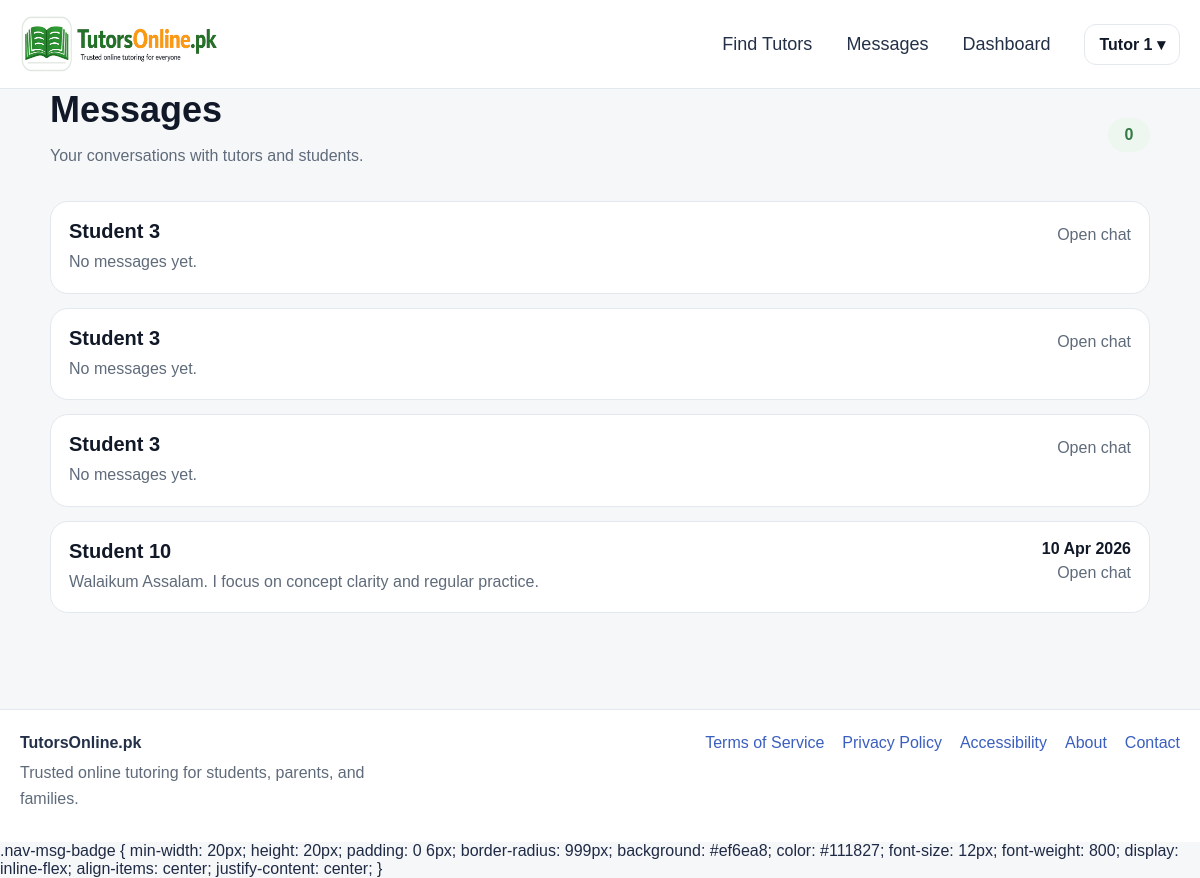
Screenshot of /messages (signed in) with the database file from the repository.
### app.py (models this page shows, shortened)
class User(UserMixin, db.Model):
    id = db.Column(db.Integer, primary_key=True)
    email = db.Column(db.String(120), unique=True, nullable=False)
    password_hash = db.Column(db.String(255), nullable=False)
    role = db.Column(db.String(20), nullable=False, default="student")
    full_name = db.Column(db.String(120), nullable=False)
    public_name = db.Column(db.String(120), nullable=False)
    qualification = db.Column(db.String(120), default="")
    subjects = db.Column(db.String(255), default="")
    class_levels = db.Column(db.String(255), default="")
    experience_years = db.Column(db.Integer, default=0)
    bio = db.Column(db.Text, default="")
    degree_title = db.Column(db.String(255), default="")
    degree_major = db.Column(db.String(255), default="")
    degree_institution = db.Column(db.String(255), default="")
    degree_year = db.Column(db.String(50), default="")
    degree_grade = db.Column(db.String(50), default="")
    previous_path_choice = db.Column(db.String(50), default="")
    mphil_title = db.Column(db.String(255), default="")
    mphil_major = db.Column(db.String(255), default="")
    mphil_institution = db.Column(db.String(255), default="")
    mphil_year = db.Column(db.String(50), default="")
    mphil_grade = db.Column(db.String(50), default="")
    mphil_additional_note = db.Column(db.String(255), default="")
    masters_title = db.Column(db.String(255), default="")
    masters_major = db.Column(db.String(255), default="")
    masters_institution = db.Column(db.String(255), default="")
    masters_year = db.Column(db.String(50), default="")
    masters_grade = db.Column(db.String(50), default="")
    masters_additional_note = db.Column(db.String(255), default="")
    bachelor_title = db.Column(db.String(255), default="")
    bachelor_major = db.Column(db.String(255), default="")
    bachelor_institution = db.Column(db.String(255), default="")
    bachelor_year = db.Column(db.String(50), default="")
    bachelor_grade = db.Column(db.String(50), default="")
    bachelor_additional_note = db.Column(db.String(255), default="")
    inter_program = db.Column(db.String(100), default="")
    inter_institution = db.Column(db.String(255), default="")
    inter_grade = db.Column(db.String(50), default="")
    inter_year = db.Column(db.String(50), default="")
    matric_program = db.Column(db.String(100), default="")
    matric_institution = db.Column(db.String(255), default="")
    matric_grade = db.Column(db.String(50), default="")
    matric_year = db.Column(db.String(50), default="")
    gender = db.Column(db.String(50), default="")
    city = db.Column(db.String(120), default="")
    main_subject = db.Column(db.String(120), default="")
    additional_subjects = db.Column(db.String(255), default="")
    student_level = db.Column(db.String(120), default="")
    student_subject_needed = db.Column(db.String(120), default="")
    preferred_tutor_gender = db.Column(db.String(50), default="")
    learning_mode = db.Column(db.String(50), default="")
    teaching_mode = db.Column(db.String(50), default="")
    hourly_rate = db.Column(db.Integer, default=0)
    mobile_number = db.Column(db.String(40), default="")
    cnic_number = db.Column(db.String(40), default="")
    profile_image = db.Column(db.String(255), default="")
    degree_file = db.Column(db.String(255), default="")
    additional_qualification_level = db.Column(db.String(80), default="")
    additional_qualification_title = db.Column(db.String(255), default="")
    additional_qualification_major = db.Column(db.String(255), default="")
    additional_qualification_institution = db.Column(db.String(255), default="")
    additional_qualification_year = db.Column(db.String(50), default="")
    additional_qualification_grade = db.Column(db.String(50), default="")
    additional_qualification_file = db.Column(db.String(255), default="")
    demo_video_url = db.Column(db.String(255), default="")
    demo_video_file = db.Column(db.String(255), default="")
    modest_profile = db.Column(db.Boolean, default=False)
    audio_only = db.Column(db.Boolean, default=False)
    is_active_user = db.Column(db.Boolean, default=True)
    is_verified_tutor = db.Column(db.Boolean, default=False)
    profile_stage = db.Column(db.String(40), default="basic_complete")
    verification_submitted_at = db.Column(db.DateTime)
    approved_at = db.Column(db.DateTime)
    rejected_at = db.Column(db.DateTime)
    admin_review_note = db.Column(db.Text, default="")
    is_public_tutor = db.Column(db.Boolean, default=False)
    tutor_category = db.Column(db.String(80), default="")
    bonus_credits = db.Column(db.Integer, default=0)
    total_earnings_pkr = db.Column(db.Integer, default=0)
    monthly_earnings_pkr = db.Column(db.Integer, default=0)
    sessions_completed = db.Column(db.Integer, default=0)
    rating_avg = db.Column(db.Float, default=0.0)
    rating_count = db.Column(db.Integer, default=0)
    credits_balance = db.Column(db.Integer, default=0)
    pending_payout_pkr = db.Column(db.Integer, default=0)
    payout_method = db.Column(db.String(30), default="bank")
    payout_account_title = db.Column(db.String(120), default="")
    payout_account_number = db.Column(db.String(120), default="")
    payout_iban = db.Column(db.String(64), default="")
    created_at = db.Column(db.DateTime, default=datetime.utcnow)
    bookings_as_student = db.relationship(
        "Booking",
        backref="student",
        lazy=True,
        foreign_keys="Booking.student_id",
    )
    bookings_as_tutor = db.relationship(
        "Booking",
        backref="tutor",
        lazy=True,
        foreign_keys="Booking.tutor_id",
    )
    @property
    def is_active(self):
        return self.is_active_user

class Conversation(db.Model):
    id = db.Column(db.Integer, primary_key=True)
    student_id = db.Column(db.Integer, db.ForeignKey("user.id"), nullable=False)
    tutor_id = db.Column(db.Integer, db.ForeignKey("user.id"), nullable=False)
    booking_id = db.Column(db.Integer, db.ForeignKey("booking.id"), nullable=True)
    created_at = db.Column(db.DateTime, default=datetime.utcnow)
    updated_at = db.Column(
        db.DateTime,
        default=datetime.utcnow,
        onupdate=datetime.utcnow
    )
    student = db.relationship("User", foreign_keys=[student_id], backref="student_conversations")
    tutor = db.relationship("User", foreign_keys=[tutor_id], backref="tutor_conversations")
    booking = db.relationship("Booking", backref="conversation")

class Message(db.Model):
    id = db.Column(db.Integer, primary_key=True)
    conversation_id = db.Column(
        db.Integer,
        db.ForeignKey("conversation.id"),
        nullable=False
    )
    sender_id = db.Column(db.Integer, db.ForeignKey("user.id"), nullable=False)
    body = db.Column(db.Text, nullable=False)
    is_read = db.Column(db.Boolean, default=False)
    created_at = db.Column(db.DateTime, default=datetime.utcnow)
    conversation = db.relationship(
        "Conversation",
        backref=db.backref(
            "messages",
            lazy=True,
            order_by="Message.created_at.asc()"
        )
    )
    sender = db.relationship("User")

### app.py (the view)
@app.route("/messages")
@login_required
def messages_inbox():
    if current_user.role not in ["student", "tutor", "admin"]:
        flash("Messaging is not available for this account.", "danger")
        return redirect(url_for("dashboard"))
    if current_user.role == "student":
        conversations = (
            Conversation.query
            .filter_by(student_id=current_user.id)
            .order_by(Conversation.updated_at.desc())
            .all()
        )
    elif current_user.role == "tutor":
        conversations = (
            Conversation.query
            .filter_by(tutor_id=current_user.id)
            .order_by(Conversation.updated_at.desc())
            .all()
        )
    else:
        conversations = []
    unread_count = 0
    for convo in conversations:
        unread_count += Message.query.filter(
            Message.conversation_id == convo.id,
            Message.sender_id != current_user.id,
            Message.is_read == False
        ).count()
    return render_template(
        "messages_inbox.html",
        conversations=conversations,
        unread_count=unread_count,
    )

### templates/messages_inbox.html (shortened to what this page needs)
{% extends 'base.html' %}
{% block content %}
<section class="msg-shell">
  <div class="msg-topbar">
    <div>
      <h1>Messages</h1>
      <p class="muted">Your conversations with tutors and students.</p>
    </div>
    <div class="msg-unread-pill">{{ unread_count }}</div>
  </div>
  {% if conversations %}
    <div class="msg-list">
      {% for convo in conversations %}
        {% set other = convo.tutor if current_user.id == convo.student_id else convo.student %}
        {% set last_msg = convo.messages[-1] if convo.messages else None %}
        {% set convo_unread = convo.messages
        | selectattr('sender_id', 'ne', current_user.id)
        | selectattr('is_read', 'equalto', false)
        | list
        | length %}
        <a href="{{ url_for('message_thread', conversation_id=convo.id) }}" class="msg-card" style="text-decoration:none;">
          <div>
            <h3>{{ other.public_name }}</h3>
            <p>
              {% if last_msg %}
                {{ last_msg.body[:120] }}{% if last_msg.body|length > 120 %}...{% endif %}
              {% else %}
                No messages yet.
              {% endif %}
            </p>
          </div>
          <div class="msg-meta">
          {% if last_msg %}
            <div style="font-weight:700; color:#111827;">
              {{ last_msg.created_at.strftime('%d %b %Y') }}
            </div>
          {% endif %}
          <div class="muted" style="margin-top:6px;">
            Open chat
          </div>
        </div>
        </a>
      {% endfor %}
    </div>
  {% else %}
    <div class="msg-empty">
      <h3>No conversations yet</h3>
      <p class="muted">Start from a tutor profile to open your first conversation.</p>
    </div>
  {% endif %}
</section>
{% endblock %}

### templates/base.html (shortened to what this page needs)
<!doctype html>
<html lang="en">
<head>
  <link rel="stylesheet" href="{{ url_for('static', filename='css/styles.css') }}">
</head>
<body>
  <header class="site-header">
    <div class="container nav-wrap">
      <a href="{{ url_for('index') }}" class="brand">
        <img src="{{ url_for('static', filename='images/logo.png') }}" alt="TutorsOnline.pk" class="brand-logo">
      </a>
     <nav class="main-nav">
      <a href="{{ url_for('tutors') }}">Find Tutors</a>
      {% if current_user.is_authenticated %}
        <a href="{{ url_for('messages_inbox') }}" class="nav-messages-link">
          Messages
        </a>
        <a href="{{ url_for('dashboard') }}">Dashboard</a>
        <div class="nav-user-dropdown">
          <button type="button" class="nav-user-trigger">
            {{ current_user.public_name or 'Account' }} ▾
          </button>
        </div>
      {% else %}
        <a href="{{ url_for('contact') }}">Contact</a>
        <a href="{{ url_for('login') }}">Login</a>
        <a href="{{ url_for('register') }}" class="nav-join-btn">Join</a>
      {% endif %}
    </nav>
    </div>
  </header>
  <main class="site-main">
    <div class="container">
      {% block content %}{% endblock %}
    </div>
  </main>
  <footer class="site-footer">
    <div class="container footer-wrap">
      <div class="footer-brand">
        <strong>TutorsOnline.pk</strong>
        <p>Trusted online tutoring for students, parents, and families.</p>
      </div>
      <div class="footer-links">
        <a href="{{ url_for('terms') }}">Terms of Service</a>
        <a href="{{ url_for('privacy') }}">Privacy Policy</a>
        <a href="{{ url_for('accessibility') }}">Accessibility</a>
        <a href="{{ url_for('about') }}">About</a>
        <a href="{{ url_for('contact') }}">Contact</a>
      </div>
    </div>
  </footer>
.nav-msg-badge {
  min-width: 20px;
  height: 20px;
  padding: 0 6px;
  border-radius: 999px;
  background: #ef6ea8;
  color: #111827;
  font-size: 12px;
  font-weight: 800;
  display: inline-flex;
  align-items: center;
  justify-content: center;
}
</body>
</html>

### rows the page displays
User: public_name "Tutor 1"
Conversation: shows "No messages yet."
User: public_name "Student 3"
Conversation: shows "No messages yet."
Conversation: shows "No messages yet."
User: public_name "Student 10"
Message: body "Walaikum Assalam. I focus on concept clarity and regular practice.", created_at "10 Apr 2026"

### other values shown
{{ unread_count }} "0"
